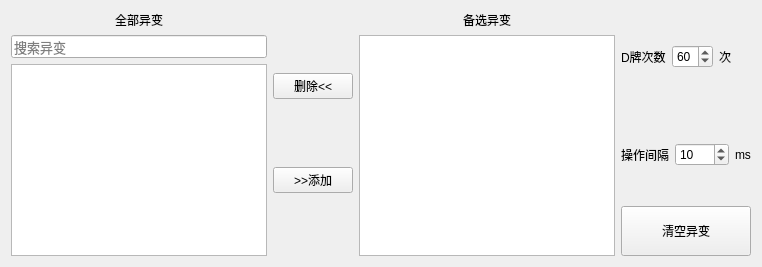
       <widget class="QWidget" name="tab_2">
        <attribute name="title">
         <string>D异变</string>
        </attribute>
        <layout class="QVBoxLayout" name="verticalLayout_9">
         <item>
          <layout class="QHBoxLayout" name="horizontalLayout_10">
           <item>
            <layout class="QVBoxLayout" name="verticalLayout_5">
             <item>
              <widget class="QLabel" name="label_2">
               <property name="maximumSize">
                <size>
                 <width>309</width>
                 <height>30</height>
                </size>
               </property>
               <property name="text">
                <string>全部异变</string>
               </property>
               <property name="alignment">
                <set>Qt::AlignmentFlag::AlignCenter</set>
               </property>
              </widget>
             </item>
             <item>
              <widget class="QLineEdit" name="lineEdit">
               <property name="font">
                <font>
                 <pointsize>10</pointsize>
                 <kerning>true</kerning>
                </font>
               </property>
               <property name="placeholderText">
                <string>搜索异变</string>
               </property>
              </widget>
             </item>
             <item>
              <widget class="QListWidget" name="listWidget"/>
             </item>
            </layout>
           </item>
           <item>
            <layout class="QVBoxLayout" name="verticalLayout_6">
             <item>
              <widget class="QPushButton" name="ybtn_del">
               <property name="text">
                <string>删除&lt;&lt;</string>
               </property>
              </widget>
             </item>
             <item>
              <widget class="QPushButton" name="ybtn_add">
               <property name="text">
                <string>&gt;&gt;添加</string>
               </property>
              </widget>
             </item>
            </layout>
           </item>
           <item>
            <layout class="QVBoxLayout" name="verticalLayout_7">
             <item>
              <widget class="QLabel" name="label_8">
               <property name="text">
                <string>备选异变</string>
               </property>
               <property name="alignment">
                <set>Qt::AlignmentFlag::AlignCenter</set>
               </property>
              </widget>
             </item>
             <item>
              <widget class="QListWidget" name="listWidget_2"/>
             </item>
            </layout>
           </item>
           <item>
            <layout class="QVBoxLayout" name="verticalLayout_8">
             <item>
              <layout class="QHBoxLayout" name="horizontalLayout_8">
               <item>
                <widget class="QLabel" name="label_9">
                 <property name="text">
                  <string>D牌次数</string>
                 </property>
                </widget>
               </item>
               <item>
                <widget class="QSpinBox" name="spinBox_3">
                 <property name="value">
                  <number>60</number>
                 </property>
                </widget>
               </item>
               <item>
                <widget class="QLabel" name="label_11">
                 <property name="text">
                  <string>次</string>
                 </property>
                </widget>
               </item>
              </layout>
             </item>
             <item>
              <layout class="QHBoxLayout" name="horizontalLayout_9">
               <item>
                <widget class="QLabel" name="label_10">
                 <property name="text">
                  <string>操作间隔</string>
                 </property>
                </widget>
               </item>
               <item>
                <widget class="QSpinBox" name="spinBox_4">
                 <property name="maximumSize">
                  <size>
                   <width>80</width>
                   <height>16777215</height>
                  </size>
                 </property>
                 <property name="minimum">
                  <number>0</number>
                 </property>
                 <property name="maximum">
                  <number>1000</number>
                 </property>
                 <property name="singleStep">
                  <number>10</number>
                 </property>
                 <property name="value">
                  <number>10</number>
                 </property>
                </widget>
               </item>
               <item>
                <widget class="QLabel" name="label_12">
                 <property name="text">
                  <string>ms</string>
                 </property>
                </widget>
               </item>
              </layout>
             </item>
             <item>
              <widget class="QPushButton" name="pushButton_65">
               <property name="minimumSize">
                <size>
                 <width>0</width>
                 <height>50</height>
                </size>
               </property>
               <property name="text">
                <string>清空异变</string>
               </property>
              </widget>
             </item>
            </layout>
           </item>
          </layout>
         </item>
        </layout>
       </widget>
